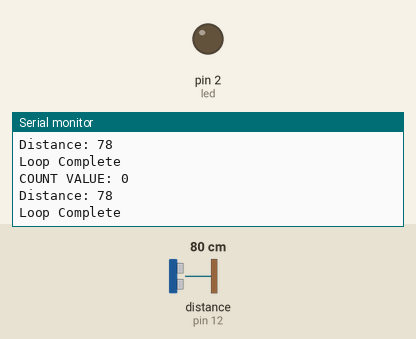
Bench run of a sketch on a simulated Arduino Uno, built with avr-gcc and run on an emulated ATmega328P. Shown: output pins drawn as LEDs (lit = HIGH), the last lines printed to the serial monitor. Wiring (inferred from the names in the program): ultrasonic range finder: trigger pin 11; echo pin 12. The inputs (shaded band) are chosen by the test bench; at power-on: distance to the obstacle (sensor on pin 12) 80 cm. The echo pulse lasts 58.3 µs per cm; pins used as bus, display or sensor lines are not drawn.

Above: at 1.2 s.
1.3 s: distance to the obstacle (sensor on pin 12) set to 12 cm
At 2.4 s:
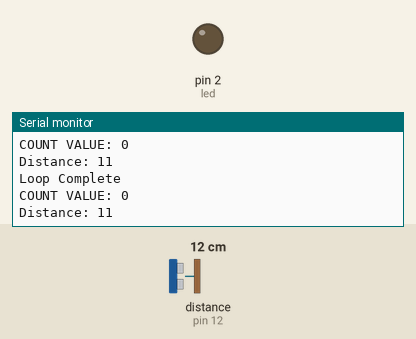
4.3 s: distance to the obstacle (sensor on pin 12) set to 9 cm
At 5.2 s:
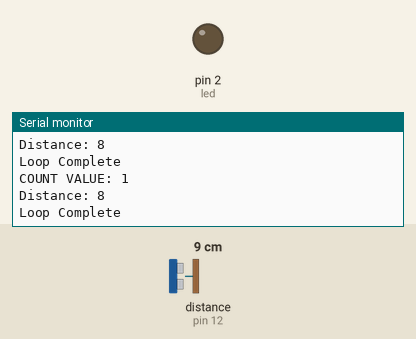
Timing chart, 0 to 7.3 s (numbered marks = the images above; inputs shaded):
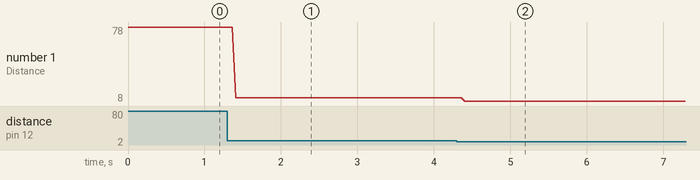

The sketch:

2022-09-19_Ultra_Sonic_Lab_3.ino
```cpp
const int trigPin = 11;
const int echoPin = 12;
const int led = 2;

long duration;
int distance;
int count = 0;
int detect = 0;

void setup() {
  pinMode(trigPin, OUTPUT);
  pinMode(echoPin, INPUT);
  pinMode(led, OUTPUT);
  Serial.begin(9600);
}

void loop() {
  digitalWrite(trigPin, LOW);
  delayMicroseconds(2);
  digitalWrite(trigPin, HIGH);
  delayMicroseconds(10);
  digitalWrite(trigPin, LOW);
  duration = pulseIn(echoPin, HIGH);
  distance = duration * 0.034 / 2;
  Serial.print("Distance: ");
  Serial.println(distance);
  if (distance < 10) {
    if (detect == 0){
     detect = 1;
     count++;
    }
    } else if (distance >= 10) {
      detect = 0;
  }
  Serial.println ("Loop Complete");
  Serial.print ("COUNT VALUE: ");
  Serial.println (count);
}
```

Measured:
- the behaviour switches between 11 and 10 cm on distance to the obstacle (sensor on pin 12) (found by bisection; images 1 and 2)
- after the input at 1.3 s, the serial monitor: prints a new line after 0.11 s (image 1)
- after the input at 4.3 s, the serial monitor: prints a new line after 0.10 s (image 2)
- plotted number 1: 78 → 11 after the input at 1.3 s, 11 → 8 after the input at 4.3 s
